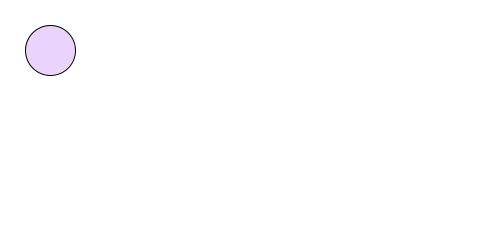
Frame 1 (no input)
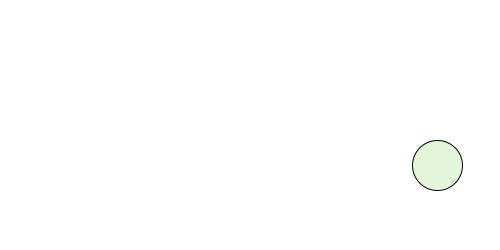
Frame 60 (the mouse pressed at the canvas centre just before this capture)
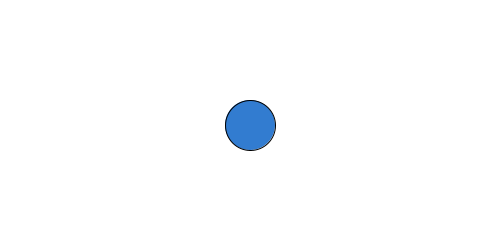
Frame 120 (the mouse held since frame 60 and released just before this capture)

The Processing sketch that drew these frames (run headless with seeded random() and noise(); from frame 60 on, the mouse is pressed at the canvas centre):

// Processing sketch: processing_127551
// ── processing_127551.pde

//nmae:Isabella Corbo
//date: 09/01/2014
//Project Name: Ball Catch
 
 
int x = 50;        // variables
int y = 50;
 
int dx = 9;        // velocity (9,5)
int dy = 5;
 
void setup() {  //setup function called initially, only once
  size(500, 250);
  background(255);  //set background white
 
}
 
void draw() {  //draw function loops
   
  background(255);
   
  fill(random(255), random(255), random(255), random(255));
  ellipse(x,y,50,50);
  x = x + dx;
  y = y + dy;
   
   
  if (mousePressed){
      x = mouseX;
      y = mouseY;
  }
   
   
   
   
   
  if (x > 500) {        // X axis collision
      dx = -9;
  }
  else if (x < 0) {
      dx = 9;
  }
   
  if (y > 250)  {      // Y axis collision
      dy *= -1;        // the same as dy = dy*(-1)
  }
  else if (y < 0) {
      dy *= -1;
  }
}
